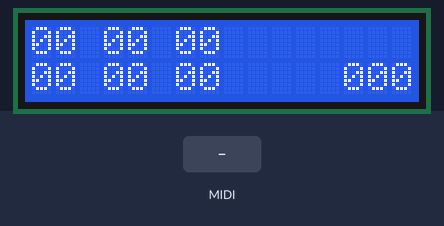
Bench run of a sketch on a simulated Arduino Uno, built with avr-gcc and run on an emulated ATmega328P. Parts: 16×2 character LCD. The test bench sets the inputs (shaded band). MIDI output is not drawn; random numbers use the default seed unless the sketch sets one.

Above: at 1.2 s.
1.3 s: MIDI note 36 received
At 1.45 s:
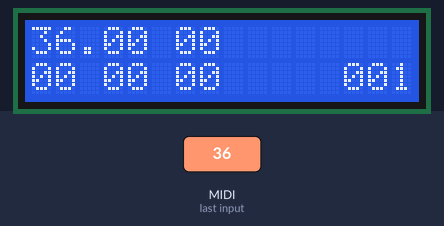
3.1 s: MIDI note 48 received
At 3.25 s:
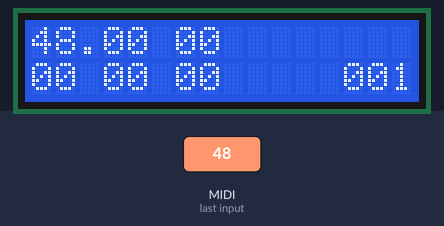
Timing chart, 0 to 6.1 s (numbered marks = the images above; inputs shaded):
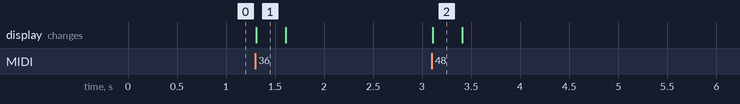

Measured:
- after the input at 1.3 s, the display: changes at once (image 1)
- after the input at 3.1 s, the display: changes at once (image 2)

The sketch:

ardumiditest.ino
```cpp
#include <MIDI.h>
#include <LiquidCrystal.h>

// Simple tutorial on how to receive and send MIDI messages.
// Here, when receiving any message on channel 4, the Arduino
// will blink a led and play back a note for 1 second.

MIDI_CREATE_DEFAULT_INSTANCE();

static const unsigned ledPin = 13;      // LED pin on Arduino Uno

// include the library code:


//LCD pin to Arduino
const uint8_t pin_RS = 8;
const uint8_t pin_EN = 9;
const uint8_t pin_d4 = 4;
const uint8_t pin_d5 = 5;
const uint8_t pin_d6 = 6;
const uint8_t pin_d7 = 7;
const uint8_t pin_BL = 10;
LiquidCrystal lcd( pin_RS,  pin_EN,  pin_d4,  pin_d5,  pin_d6,  pin_d7);

uint8_t lcd_key     = 0;
uint16_t adc_key_in  = 0;
#define btnRIGHT  0
#define btnUP     1
#define btnDOWN   2
#define btnLEFT   3
#define btnSELECT 4
#define btnNONE   5

int potPin1 = A1;
int potPin2 = A2;
int potPin3 = A3;
int potPin4 = A4;


uint16_t readvalue;
uint8_t cc;

int mode = 3;

// polyphony settings
uint8_t polynote[6] = {0, 0, 0, 0, 0, 0}; // what note is in each channel
bool polyon[6] = {0, 0, 0, 0, 0, 0}; // what channels have voices playing
bool sustainon[6] = {0, 0, 0, 0, 0, 0}; // what channels are sustained
bool noteheld[6] = {0, 0, 0, 0, 0, 0}; // what notes are currently held down
uint8_t noteson = 0; // how many notes are on
uint8_t sustainextra = 0; // how many notes are added in sustain
uint8_t lowestnote = 0; // don't steal the lowest note
bool sustain = 0; // is the pedal on


void setup()
{
// set up the LCD's number of columns and rows:
lcd.begin(16, 2);
lcd.clear();

pinMode(potPin1, INPUT);
pinMode(potPin2, INPUT);
pinMode(potPin3, INPUT);
pinMode(potPin4, INPUT);

    MIDI.begin(MIDI_CHANNEL_OMNI);
    MIDI.turnThruOff();

  MIDI.setHandleNoteOn(MyHandleNoteOn);
  MIDI.setHandleNoteOff(MyHandleNoteOff);
  MIDI.setHandleControlChange(MyHandleCC);
  MIDI.setHandlePitchBend(MyHandlePitchbend);


}

void loop()
{

MIDI.read();

/*
lcd.setCursor(13,0);
if (lowestnote<100) lcd.print("0");
if (lowestnote<10) lcd.print("0");
lcd.print(lowestnote);
*/

lcd.setCursor(13,1);
if (noteson+sustainextra<100) lcd.print("0"); MIDI.read();
if (noteson+sustainextra<10) lcd.print("0"); MIDI.read();
lcd.print(noteson+sustainextra);

 lcd.setCursor(13,0);

if (sustain==0) lcd.print("   ");
if (sustain==1) lcd.print("SUS");


if (noteson+sustainextra<6)
{
lcd.setCursor(12,0); MIDI.read();
lcd.print(" ");
}
else
{
lcd.setCursor(12,0); MIDI.read();
lcd.print("*");
}

lcd.setCursor(0,0);

for (int i = 0; i <= 2; i++)
{
  if (polynote[i]<10) lcd.print("0");
  lcd.print(polynote[i]);
  if (noteheld[i]==1)
  {
  lcd.print(".");
  }
  else
  {
  lcd.print(" ");
  }
  MIDI.read();
}

lcd.setCursor(0,1);

for (int i = 3; i <= 5; i++)
{
  if (polynote[i]<10) lcd.print("0");
  lcd.print(polynote[i]);
  if (polyon[i]==1)
  {
  lcd.print(".");
  }
  else
  {
  lcd.print(" ");
  }
  MIDI.read();
}

/*
adc_key_in = analogRead(0);      // read the value from the sensor

lcd.clear();

lcd.setCursor(0,0);

lcd.print(adc_key_in);


readvalue = analogRead(potPin1);
cc = readvalue>>3;
if (cc<100) lcd.print("0");
if (cc<10) lcd.print("0");
lcd.print(cc);
lcd.print(" ");

readvalue = analogRead(potPin2);
cc = readvalue>>3;
if (cc<100) lcd.print("0");
if (cc<10) lcd.print("0");
lcd.print(cc);
lcd.print(" ");

readvalue = analogRead(potPin3);
cc = readvalue>>3;
if (cc<100) lcd.print("0");
if (cc<10) lcd.print("0");
lcd.print(cc);
lcd.print(" ");

readvalue = analogRead(potPin4);
cc = readvalue>>3;
if (cc<100) lcd.print("0");
if (cc<10) lcd.print("0");
lcd.print(cc);
lcd.print(" ");
*/

} //loop


void MyHandleNoteOn(byte channel, byte pitch, byte velocity) {

// thank impbox for this formula, a super nice velocity curve :D
velocity = (int)(pow((float)velocity / 127.0f, 0.2f) * 127.0f);

bool repeatnote=0;

if (mode==3 || mode==4) // if we're in poly mode
{

  // here's a fun feature of sustain, you can hit the same note twice
  // let's turn it off and on again here

  for (int i = 0; i <= 5; i++) // now scan the current note array for repeats
  {
    if (pitch==polynote[i]) // if the incoming note matches one in the array
    {
      MIDI.sendNoteOff(pitch, velocity, i+1); // turn off that old note
      MIDI.sendNoteOn(pitch, velocity, i+1); // play the new note at that channel
      repeatnote=1; // to bypass the rest
      break;
    }
  }

  if (repeatnote==0)
  {
    if (sustain==0) {noteson++;} // add one to the notes currently held down
    else {sustainextra++;} // keep track of extra notes added while sustain held

    lowestnote = polynote[0]; // don't steal the lowest note

    for (int i = 0; i <= 5; i++) // now scan the current note array for the lowest note
    {
      if (polynote[i]<lowestnote && polynote[i]!=0) lowestnote=polynote[i];
    }

    if (noteson+sustainextra < 6) // if less than 6 notes are playing
    {
      for (int i = 0; i <= 5; i++) // voice scan to check for voices that are free
      {
        if (polyon[i]==0) // if the voice isn't on
        {
          polyon[i]=1; // turn voice on
          MIDI.sendNoteOn(pitch, velocity, i+1);
          polynote[i] = pitch; // save the pitch of the note against the voice number
          noteheld[i] = 1; // the note is being held
          break;
        }
      }

    }
    else // time to note steal if there are more than 6 notes playing
    {
      long randchannel = random(0,6); // pick a random channel to switch

      if (polynote[randchannel]==lowestnote) // if in your randomness, you chose the lowest note
      {
        randchannel++; // next channel
        if (randchannel==6) randchannel=0; // loop around
      }

      // if there are notes being held, but they were turned off at some point, scan for empty voice slots
      for (int i = 0; i <= 5; i++)
      {
        if (polynote[i]==0) {
        randchannel=i; // fill the empty channel
        break;
        }
      }

      MIDI.sendNoteOff(polynote[randchannel], velocity, randchannel+1); // turn off that old note
      MIDI.sendNoteOn(pitch, velocity, randchannel+1); // play the new note at that channel
      polynote[randchannel] = pitch; // save the new pitch of the note against the voice number
      polyon[randchannel]=1; // turn it on just in case
      noteheld[randchannel] = 1; // the key is currently held
    }
  } // if repeatnote

} // if mode 3
else // otherwise, just revert to midi thru
{
  MIDI.sendNoteOn(pitch, velocity, channel);
}
} // void note on


void MyHandleNoteOff(byte channel, byte pitch, byte velocity) {
// note: channel here is useless, as it's getting the channel from the keyboard

if (mode==3 || mode==4) // if we're in poly mode
{

  if (sustain==0) // if the sustain pedal isn't being held
  {
    if (noteson!=0) noteson--; // take one from the notes being played but don't let it go negative
  }

  for (int i = 0; i <= 5; i++) // we know the note but not the channel
  {
    if (pitch==polynote[i]) // if the pitch matches the note that was triggered off...
    {
      if (sustain==1) // if the sustain pedal is held
      {
        sustainon[i] = 1; // turn on sustain on that channel
        noteheld[i] = 0; // the key is no longer being held down
        break;
      }
      else
      {
        polyon[i]=0; // turn voice off
        MIDI.sendNoteOff(pitch, velocity, i+1); // turn that voice off against it's channel
        polynote[i] = 0; // clear the pitch on that channel
        noteheld[i] = 0; // the key is no longer being held down
        break;
      }
    }
  }

} // if mode 3
else // otherwise, just revert to midi thru
{
  MIDI.sendNoteOff(pitch, velocity, channel);
}
} // void note off


void MyHandleCC(byte channel, byte number, byte value) {
  if (number==64)
  {
    if (value==0)
    {
      sustain=0;
      for (int i = 0; i <= 5; i++) // scan for sustained channels
      {
        if (noteheld[i]==0) // if the key is not currently being pushed
        {
          if (noteson>=sustainextra)
          {
            noteson = noteson-sustainextra; // take away the extra sustain notes
          }
          else
          {
            noteson=0;
          }
          sustainextra=0; // reset the sustain extras
          sustainon[i]=0; // turn off sustain on that channel
          polyon[i]=0; // turn voice off
          MIDI.sendNoteOff(polynote[i], 0, i+1); // turn that voice off against it's channel
          polynote[i] = 0; // clear the pitch on that channel
        }
      }
    }
    else
    {
      sustain=1;
    }
  }

} // void cc

void MyHandlePitchbend(byte channel, int bend)
{
  MIDI.sendPitchBend(bend, channel);
} // void pitch bend
```
